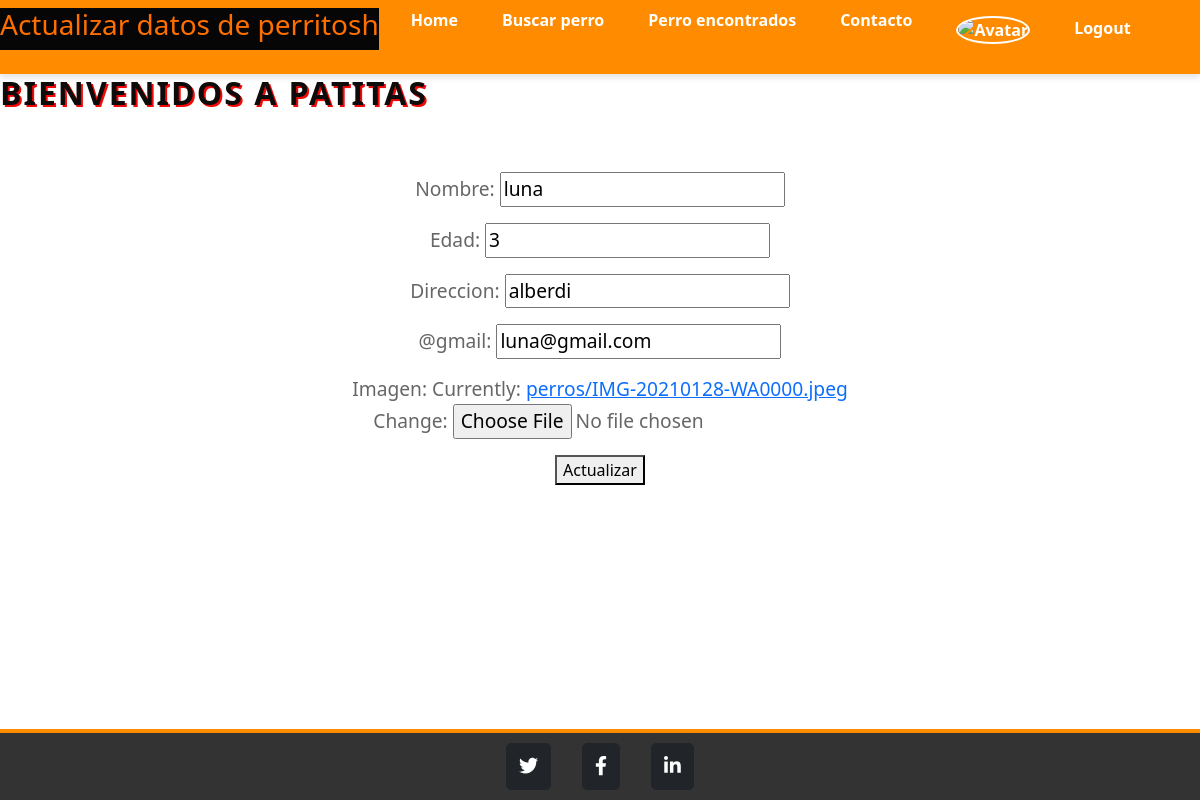
The app's page /tienda/update_perro/6/ (signed in) with its own data.
### tienda/models.py (models this page shows)
class Perro(models.Model):
    nombre = models.CharField(max_length=40)
    edad = models.IntegerField()
    direccion = models.CharField(max_length=40)
    contacto=models.EmailField(("@gmail"), max_length=254)
    imagen=models.ImageField(upload_to="perros")

### tienda/views.py (the view)
# urls.py: path('update_perro/<int:pk>/', views.PerroUpdate.as_view(), name="update_perro" ),
class  PerroUpdate(LoginRequiredMixin, UpdateView):
    model = Perro
    fields = ['nombre', 'edad', 'direccion','contacto','imagen']
    template_name = 'update_perro.html'
    success_url = reverse_lazy('perro_list')

### tienda/templates/update_perro.html (shortened to what this page needs)
{% extends './home.html' %}
{% block titulo %}
    <li class="titulo"> <h3> Actualizar datos de perritosh<h3></li>
{% endblock titulo %}
{% block contenido %}
    <form action="" method="POST" enctype="multipart/form-data">
        {{ form.as_p }}
        <button type="submit">Actualizar</button>
    </form>
{% endblock contenido %}

### tienda/static/css/style.css (style rules this page uses)
body { margin: 0; padding: 0; font-family: 'Montserrat', sans-serif; line-height: 1.6; background-attachment: fixed; display: flex; flex-direction: column; min-height: 100vh; color: #0c0a0a; }
.titulo { font-size: 1.5rem; color: #070606; font-weight: bold; background-color: #070606; }
.titulo { font-size: 1rem; font-weight: bold; color: #ff6f00; margin-bottom: 1rem; text-align: center; }
p { text-align: center; font-size: 1.2rem; margin-bottom: 2rem; color: #666; }

### records on screen
Perro: nombre "luna", edad "3", direccion "alberdi", contacto "luna@gmail.com"
